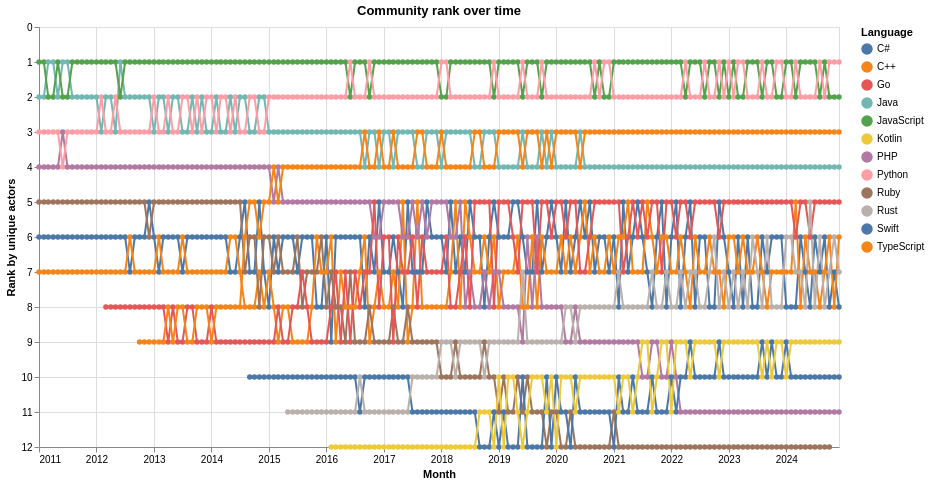

Here is the Vega-Lite specification saved for this chart:
### Vega-Lite specification from a JSON file in a GitHub repository (floating-point values rounded to 4 significant figures; data arrays with more than 128 entries replaced by an {"elided": "..."} marker saying what was removed)
{"config": {"view": {"continuousWidth": 300, "continuousHeight": 300}}, "data": {"name": "data-f57de1d1bc3efc4ed111d95fe608ebd2"}, "mark": {"type": "line", "point": true}, "encoding": {"color": {"field": "language", "title": "Language", "type": "nominal"}, "tooltip": [{"field": "month", "type": "temporal"}, {"field": "language", "type": "nominal"}, {"field": "actor_rank", "type": "quantitative"}, {"field": "unique_actors", "type": "quantitative"}], "x": {"field": "month", "title": "Month", "type": "temporal"}, "y": {"field": "actor_rank", "scale": {"reverse": true}, "title": "Rank by unique actors", "type": "quantitative"}}, "height": 420, "title": "Community rank over time", "width": 800, "$schema": "https://vega.github.io/schema/vega-lite/v6.4.1.json", "datasets": {"data-f57de1d1bc3efc4ed111d95fe608ebd2": {"elided": "1822 records"}}}
